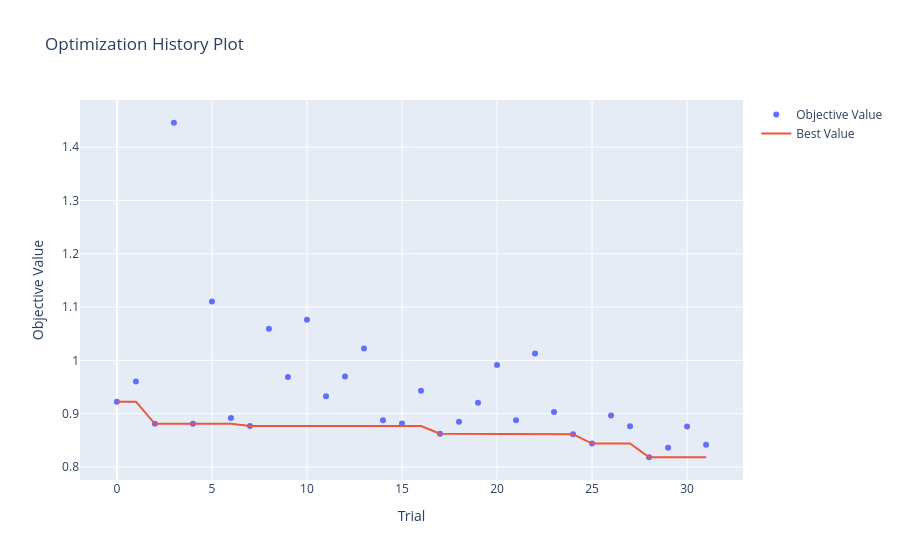

Notebook cell for this chart:
### Code cell
fig = optuna.visualization.plot_optimization_history(study)
plotly.io.show(fig)

### Figure 1 — Plotly figure (JSON) as saved in the notebook; plotly's stock layout.template omitted (floating-point values rounded to 4 significant figures)
{"data": [{"mode": "markers", "name": "Objective Value", "type": "scatter", "x": [0, 1, 2, 3, 4, 5, 6, 7, 8, 9, 10, 11, 12, 13, 14, 15, 16, 17, 18, 19, 20, 21, 22, 23, 24, 25, 26, 27, 28, 29, 30, 31], "y": [0.9225, 0.9604, 0.8811, 1.446, 0.881, 1.111, 0.8921, 0.8768, 1.059, 0.9687, 1.076, 0.9325, 0.9697, 1.022, 0.8879, 0.8816, 0.9431, 0.8625, 0.8849, 0.9205, 0.9914, 0.8877, 1.013, 0.9033, 0.8616, 0.844, 0.8965, 0.8762, 0.8183, 0.8361, 0.8762, 0.8415]}, {"mode": "lines", "name": "Best Value", "type": "scatter", "x": [0, 1, 2, 3, 4, 5, 6, 7, 8, 9, 10, 11, 12, 13, 14, 15, 16, 17, 18, 19, 20, 21, 22, 23, 24, 25, 26, 27, 28, 29, 30, 31], "y": [0.9225, 0.9225, 0.8811, 0.8811, 0.881, 0.881, 0.881, 0.8768, 0.8768, 0.8768, 0.8768, 0.8768, 0.8768, 0.8768, 0.8768, 0.8768, 0.8768, 0.8625, 0.8625, 0.8625, 0.8625, 0.8625, 0.8625, 0.8625, 0.8616, 0.844, 0.844, 0.844, 0.8183, 0.8183, 0.8183, 0.8183]}, {"marker": {"color": "#cccccc"}, "mode": "markers", "name": "Infeasible Trial", "showlegend": false, "type": "scatter", "x": [], "y": []}], "layout": {"title": {"text": "Optimization History Plot"}, "xaxis": {"title": {"text": "Trial"}}, "yaxis": {"title": {"text": "Objective Value"}}}}
